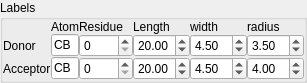
<?xml version="1.0" encoding="UTF-8"?>
<ui version="4.0">
 <class>Form</class>
 <widget class="QWidget" name="Form">
  <property name="geometry">
   <rect>
    <x>0</x>
    <y>0</y>
    <width>293</width>
    <height>72</height>
   </rect>
  </property>
  <property name="windowTitle">
   <string>Form</string>
  </property>
  <layout class="QVBoxLayout" name="verticalLayout_2">
   <property name="spacing">
    <number>0</number>
   </property>
   <property name="margin">
    <number>0</number>
   </property>
   <item>
    <widget class="QGroupBox" name="groupBox">
     <property name="title">
      <string>Labels</string>
     </property>
     <layout class="QVBoxLayout" name="verticalLayout">
      <property name="spacing">
       <number>0</number>
      </property>
      <property name="margin">
       <number>0</number>
      </property>
      <item>
       <layout class="QGridLayout" name="gridLayout">
        <property name="spacing">
         <number>0</number>
        </property>
        <item row="0" column="1">
         <widget class="QLabel" name="label_3">
          <property name="text">
           <string>Atom</string>
          </property>
         </widget>
        </item>
        <item row="0" column="2">
         <widget class="QLabel" name="label_7">
          <property name="text">
           <string>Residue</string>
          </property>
         </widget>
        </item>
        <item row="0" column="3">
         <widget class="QLabel" name="label_4">
          <property name="text">
           <string>Length</string>
          </property>
         </widget>
        </item>
        <item row="0" column="4">
         <widget class="QLabel" name="label_5">
          <property name="text">
           <string>width</string>
          </property>
         </widget>
        </item>
        <item row="0" column="5">
         <widget class="QLabel" name="label_6">
          <property name="text">
           <string>radius</string>
          </property>
         </widget>
        </item>
        <item row="1" column="0">
         <widget class="QLabel" name="label">
          <property name="text">
           <string>Donor</string>
          </property>
         </widget>
        </item>
        <item row="1" column="1">
         <widget class="QLineEdit" name="lineEdit">
          <property name="text">
           <string>CB</string>
          </property>
         </widget>
        </item>
        <item row="1" column="2">
         <widget class="QSpinBox" name="spinBox">
          <property name="sizePolicy">
           <sizepolicy hsizetype="Expanding" vsizetype="Fixed">
            <horstretch>0</horstretch>
            <verstretch>0</verstretch>
           </sizepolicy>
          </property>
          <property name="maximum">
           <number>1000</number>
          </property>
         </widget>
        </item>
        <item row="1" column="3">
         <widget class="QDoubleSpinBox" name="doubleSpinBox">
          <property name="sizePolicy">
           <sizepolicy hsizetype="Expanding" vsizetype="Fixed">
            <horstretch>0</horstretch>
            <verstretch>0</verstretch>
           </sizepolicy>
          </property>
          <property name="minimum">
           <double>0.100000000000000</double>
          </property>
          <property name="value">
           <double>20.000000000000000</double>
          </property>
         </widget>
        </item>
        <item row="1" column="4">
         <widget class="QDoubleSpinBox" name="doubleSpinBox_2">
          <property name="sizePolicy">
           <sizepolicy hsizetype="Expanding" vsizetype="Fixed">
            <horstretch>0</horstretch>
            <verstretch>0</verstretch>
           </sizepolicy>
          </property>
          <property name="minimum">
           <double>0.100000000000000</double>
          </property>
          <property name="value">
           <double>4.500000000000000</double>
          </property>
         </widget>
        </item>
        <item row="1" column="5">
         <widget class="QDoubleSpinBox" name="doubleSpinBox_3">
          <property name="sizePolicy">
           <sizepolicy hsizetype="Expanding" vsizetype="Fixed">
            <horstretch>0</horstretch>
            <verstretch>0</verstretch>
           </sizepolicy>
          </property>
          <property name="minimum">
           <double>0.100000000000000</double>
          </property>
          <property name="value">
           <double>3.500000000000000</double>
          </property>
         </widget>
        </item>
        <item row="2" column="0">
         <widget class="QLabel" name="label_2">
          <property name="text">
           <string>Acceptor</string>
          </property>
         </widget>
        </item>
        <item row="2" column="1">
         <widget class="QLineEdit" name="lineEdit_2">
          <property name="text">
           <string>CB</string>
          </property>
         </widget>
        </item>
        <item row="2" column="2">
         <widget class="QSpinBox" name="spinBox_2">
          <property name="maximum">
           <number>1000</number>
          </property>
         </widget>
        </item>
        <item row="2" column="3">
         <widget class="QDoubleSpinBox" name="doubleSpinBox_4">
          <property name="minimum">
           <double>0.100000000000000</double>
          </property>
          <property name="value">
           <double>20.000000000000000</double>
          </property>
         </widget>
        </item>
        <item row="2" column="4">
         <widget class="QDoubleSpinBox" name="doubleSpinBox_5">
          <property name="minimum">
           <double>0.100000000000000</double>
          </property>
          <property name="value">
           <double>4.500000000000000</double>
          </property>
         </widget>
        </item>
        <item row="2" column="5">
         <widget class="QDoubleSpinBox" name="doubleSpinBox_6">
          <property name="minimum">
           <double>0.100000000000000</double>
          </property>
          <property name="value">
           <double>4.000000000000000</double>
          </property>
         </widget>
        </item>
       </layout>
      </item>
     </layout>
    </widget>
   </item>
  </layout>
 </widget>
 <resources/>
 <connections/>
</ui>
